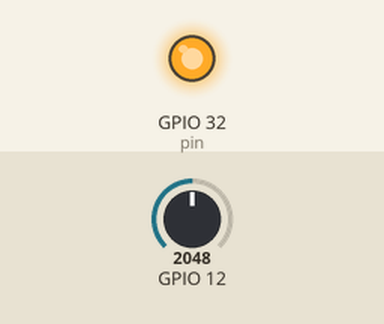
Recording of a sketch running on a simulated ESP32. Shown: output pins drawn as LEDs (lit = HIGH). Inputs (shaded band) come from the test bench; at power-on: GPIO 12 = 2048. What the sketch prints to the serial monitor is not drawn.

Above: at 1.2 s.
1.3 s: GPIO 12 set to 0
At 1.6 s:
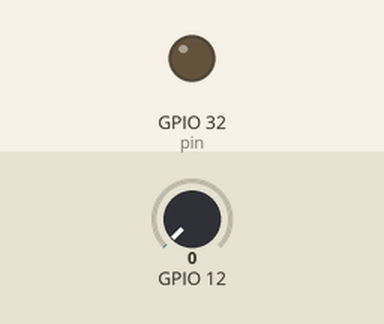
2.8 s: GPIO 12 set to 491
At 4.1 s:
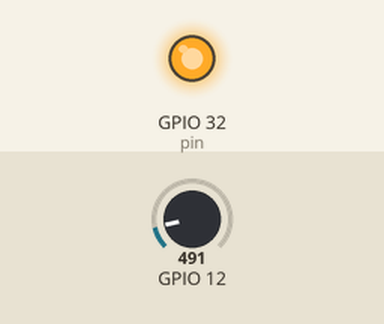
Timing chart, 0 to 5.8 s (numbered marks = the images above; inputs shaded):
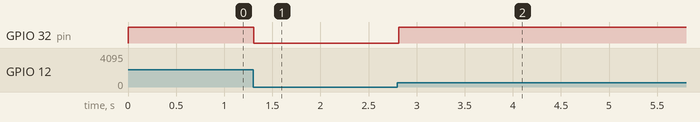

The sketch:

potentiometer.ino
```cpp
int pin = 32;

void setup() {
  Serial.begin(9600);
  pinMode(pin, OUTPUT);
  pinMode(12, INPUT);
}

void loop() {
  Serial.print("start again");
  int value = analogRead(12);
  analogWrite(pin, value);
  Serial.println("Done");

}
```

Measured:
- after the input at 1.3 s, GPIO 32 (pin): HIGH → LOW at once
- after the input at 2.8 s, GPIO 32 (pin): LOW → HIGH at once
